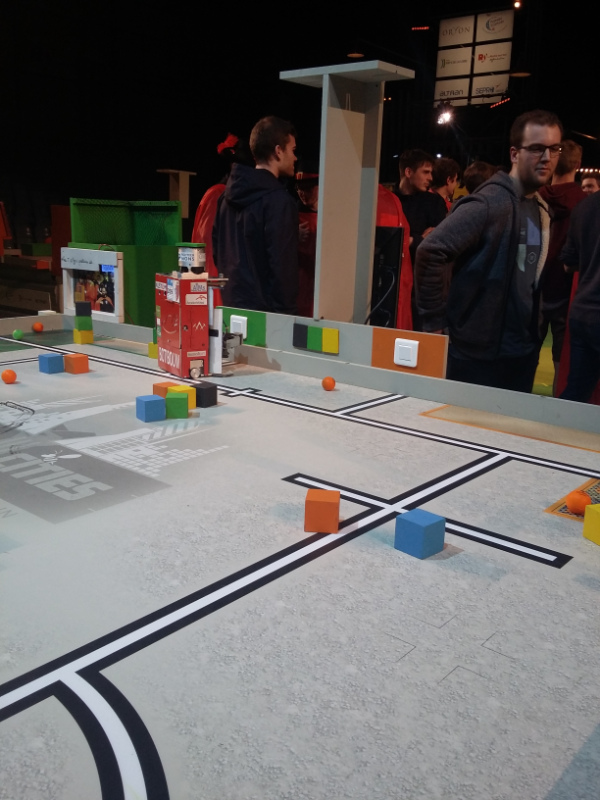
//> input picture opencv/01-zoom/pictures/image1-resize-800x600.jpg, 600 x 800 px
$ ./opencv-zoom   (built with g++ and OpenCV 4)
//> lines starting //> are read from the running program, lines starting //| are printed output that depends on the picture
#include <iostream>
#include <fstream>
#include <string>
#include <unistd.h>
#include "opencv2/highgui/highgui.hpp"
#include "opencv2/imgproc/imgproc.hpp"

#include <iostream>
#include <stdlib.h>
#include <stdio.h>

using namespace cv;
using namespace std;

int main( int argc, char** argv )
{
  int iTpX=0, iTpY=0, iTpWidth=1000, iTpHeight=1000;
  Mat imgOriginal;
  Mat cropped;

  while(1)
  {

    imgOriginal = imread("pictures/image1-resize-800x600.jpg");
//> imgOriginal is the input picture: 800 rows x 600 cols, CV_8UC3; mean B, G, R 97.4, 98.6, 102.4
  //Create trackbars in "Control" window
  namedWindow("Control_Image", CV_WINDOW_AUTOSIZE); //create a window called "Control"
    createTrackbar("iTpX", "Control_Image", &iTpX, 4000);
    createTrackbar("iTpY", "Control_Image", &iTpY, 4000);
    createTrackbar("iTpWidth", "Control_Image", &iTpWidth, 4000);
    createTrackbar("iTpHeight", "Control_Image", &iTpHeight, 4000);

    // Select ROI
    //Rect roi = Rect(iTpX, iTpY, iTpWidth, iTpHeight);
    Rect roi = selectROI("Image", imgOriginal);
//> the box from (150, 200) to (450, 600) is selected with the mouse
//> roi = Rect(150, 200, 300, 400)

    //Update data
    iTpX = roi.x;
//> iTpX = 150
    printf("roi.x: %d\n",roi.x);
//| roi.x: 150
    iTpY = roi.y;
//> iTpY = 200
    printf("roi.y: %d\n",roi.y);
//| roi.y: 200
    iTpWidth = roi.width;
//> iTpWidth = 300
    printf("roi.width: %d\n",roi.width);
//| roi.width: 300
    iTpHeight = roi.height;
//> iTpHeight = 400
    printf("roi.height: %d\n",roi.height);
//| roi.height: 400

    // Crop image
    cropped = imgOriginal(roi);
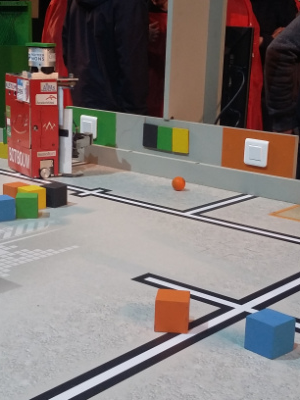
//> cropped: 400 rows x 300 cols, CV_8UC3; mean B, G, R 115.4, 118.6, 128.9
//> the box from (75, 100) to (225, 300) is selected with the mouse
//> the box from (75, 100) to (225, 300) is selected with the mouse
//> the box from (75, 100) to (225, 300) is selected with the mouse
//> the box from (75, 100) to (225, 300) is selected with the mouse
//> the box from (75, 100) to (225, 300) is selected with the mouse
//> the box from (75, 100) to (225, 300) is selected with the mouse

    imwrite("pictures/image1-cropped.jpg",cropped);
    imshow("cropped", cropped);
    cvWaitKey(1000);
  }
  return 0;
}
